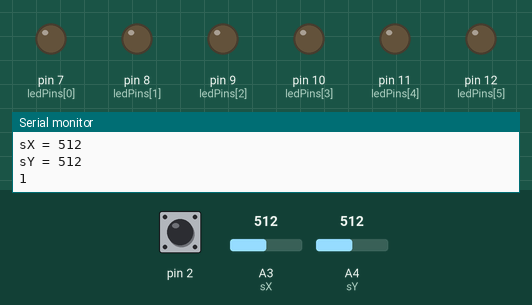
This sketch was run on a simulated Arduino Uno, built with avr-gcc and run on an emulated ATmega328P. Shown: output pins drawn as LEDs (lit = HIGH), the last lines printed to the serial monitor. Inputs (shaded band) come from the test bench; at power-on: A3 (sX) = 512, pin 2 HIGH, A4 (sY) = 512. Random numbers use the default seed unless the sketch sets one.

Above: at 5.2 s.
5.3 s: A3 (sX) set to 0
At 6.6 s:
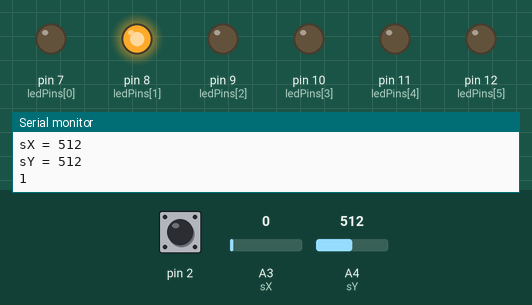
8.8 s: pin 2 pulled LOW for 2.8 s
At 11.2 s:
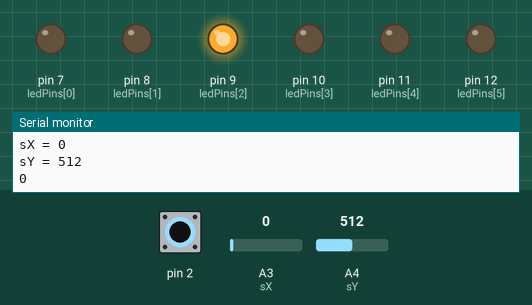
14.9 s: A3 (sX) set to 122
18.4 s: A3 (sX) set to 1006
At 18.8 s:
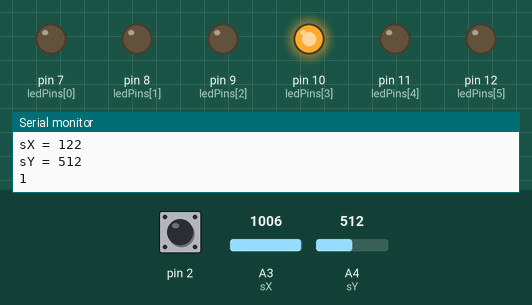
22.0 s: A3 (sX) set to 1023
At 25.4 s:
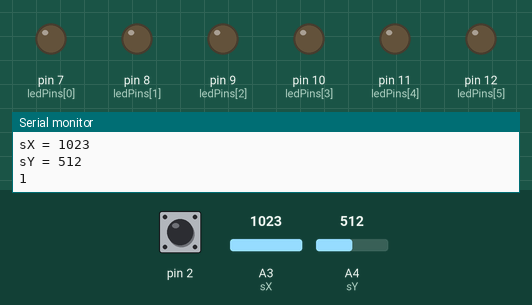
25.5 s: pin 2 pulled LOW for 2.8 s
Timing chart, 0 to 32.8 s (numbered marks = the images above; inputs shaded):
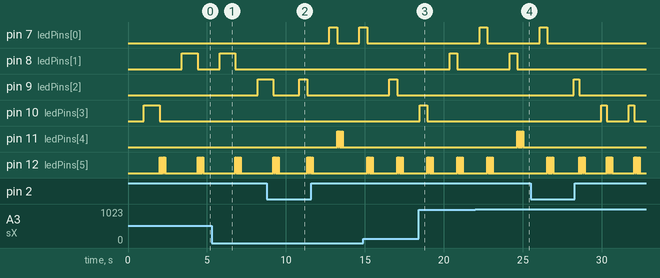

The sketch:

WackAMole.ino
```cpp
// Fields
// Joystick variables
const int sX = A3;  // Analog input #4, x axis
const int sY = A4;  // Analog input #5, y axis
int sSX;            // State of x, read from sX
int sSY;            // State of y, read from sY
int sS;             // This is for conversition of analog

// Game Variables
int rNum;           // RNG int that choosing the random light

// Difficulty constants, three should be a good number
// Also, Expert isn't divided in half of hard, since it makes it almost impossible to put in the correct guess
//  That's why it's set at 350 to ensure it's fair
const int easy = 1000;
const int hard = 500;
const int expert = 350;

// LEDs
int ledPins[] = {7, 8, 9, 10, 11, 12}; // Where the pins get their power from
int pinCount = 6;                         // How many pins I have in total

// Button Variables
int btnClick = 0;

void setup() {
  // put your setup code here, to run once:

  #if defined(__AVR_ATtiny85__) && (F_CPU == 16000000)
    clock_prescale_set(clock_div_1);
  #endif

  Serial.begin(9600);

  // Get the input of the joystick, hopefully this works!
  pinMode(sX, INPUT);
  pinMode(sY, INPUT);

  // Assigning the pins as outputs - done easily with a for loop
  for (int i = 0; i < pinCount; i++) {
    pinMode(i + pinCount + 1, OUTPUT);
  }

  //pinMode(12, OUTPUT);

  // Button
  pinMode(2, INPUT_PULLUP);
}

void loop() {

  // Was used for testing to make sure leds were working!
  /*
  for(int i = 0; i < pinCount; i++) {
    digitalWrite(i + pinCount + 1, HIGH);   // turn the LED on (HIGH is the voltage level)
    delay(1000);                       // wait for a second
    digitalWrite(i + pinCount + 1, LOW);    // turn the LED off by making the voltage LOW
    delay(1000);
  }*/
  // Buttons
  int buttonVal = digitalRead(2);
  Serial.println(buttonVal);

  // Add a number to the counter when button is pushed down
  if (buttonVal == 0) {
    btnClick = btnClick + 1;
    delay(250);
  }

  if(btnClick == 3) {
    btnClick = 0;
  }

  // put your main code here, to run repeatedly:
  rNum = random(4);                   // Get a random number
  delay(1000);
  digitalWrite(ledPins[rNum], HIGH);  // Light the randomly chosen bulb

  // Checks the button counter and what value it holds
  if(btnClick == 0) {
    delay(easy);
    Serial.println("Easy");
  }

  if(btnClick == 1) {
    delay(hard);
    Serial.println("Hard");
  }

  if(btnClick == 2) {
    delay(expert);
    Serial.println("Expert");
  }

  // Joysticks!
  sSX = analogRead(sX); // Read x axis input
  Serial.print("sX = ");

  Serial.println(sSX);
  sSY = analogRead(sY); // Read y axis input
  Serial.print("sY = ");
  Serial.println(sSY);

  // Convert the x and y inputs!
  //  Basically, there are 4 possibilites - Left, Right, Up, and Down
  sS = 0;

  // Switch case is most efficent here
  // Note: I'm not
  switch(sSX) {
    case 0:
      sS = 1; // Down
      break;
    case 1023:
      sS = 2; // Up
      break;
  }

  switch(sSY) {
    case 0:
      sS = 3; // Left
      break;
    case 1023:
      sS = 4; // Right
      break;
  }

  digitalWrite(ledPins[rNum], LOW);

  // Check the user input!
  // This should be indicating correct choice - Green Light
  if(sS - 1 == rNum) {
    for (int k = 0; k <= 3; k++) {
      digitalWrite(ledPins[4], HIGH);
      delay(50);
      digitalWrite(ledPins[4], LOW);
      delay(50);
    }
  }
  else {
    for (int i=0; i<=3; i++) {       // Blinking red light indicates incorrect choice
      digitalWrite(ledPins[5], HIGH);
      delay(50);
      digitalWrite(ledPins[5], LOW);
      delay(50);
    }
  }
}
```

Measured:
- the behaviour switches between 1022 and 1023 on A3 (sX) (found by bisection; images 3 and 4)
- after the input at 22.0 s, pin 11 (ledPins[4]): alternates HIGH for 0.05 s and LOW for 0.05 s, 8 changes in all, then stays LOW, starting after 2.7 s
